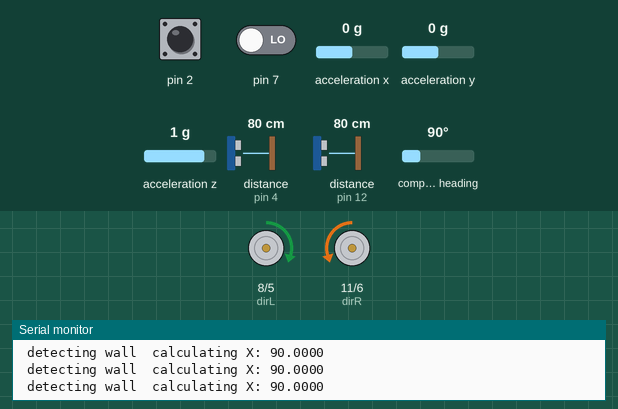
Bench run of a sketch on a simulated Arduino Uno, built with avr-gcc and run on an emulated ATmega328P. Shown: direction and speed pins drawn as motors (green arrow = direction pin HIGH = forward, orange = LOW = backward, longer = more drive), the last lines printed to the serial monitor. The test bench sets the inputs (shaded band); at power-on: compass heading 90°, pin 2 HIGH, distance to the obstacle (sensors on pin 4, pin 12) 80 cm, pin 7 LOW, acceleration x 0 g, acceleration y 0 g, acceleration z 1 g. The echo pulse lasts 58.3 µs per cm.

Above: at 2.2 s.
2.3 s: compass heading set to 22°
3.8 s: compass heading set to 18°
At 4.3 s:
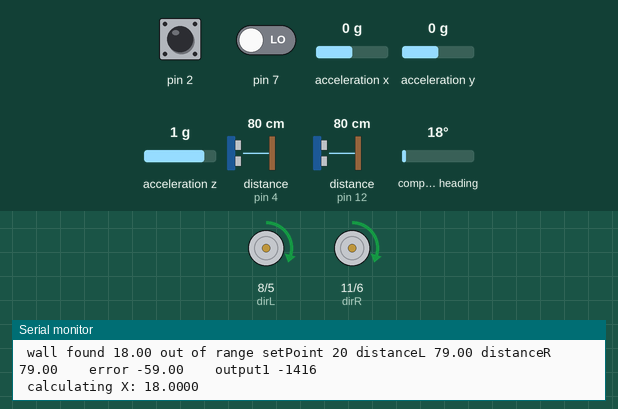
6.8 s: pin 2 pulled LOW for 3.2 s
11.5 s: distance to the obstacle (sensor on pin 4) set to 2 cm
14.5 s: distance to the obstacle (sensor on pin 12) set to 120 cm
At 14.9 s:
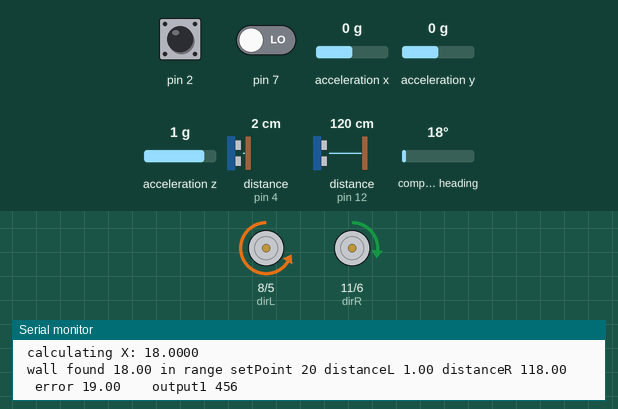
17.5 s: distance to the obstacle (sensor on pin 4) set to 18 cm
At 17.9 s:
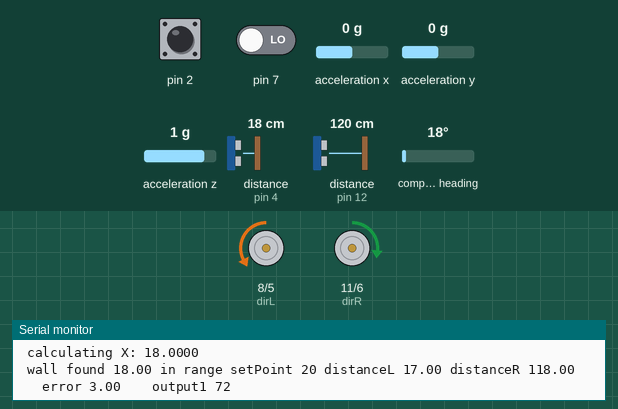
Timing chart, 0 to 21.5 s (numbered marks = the images above; inputs shaded):
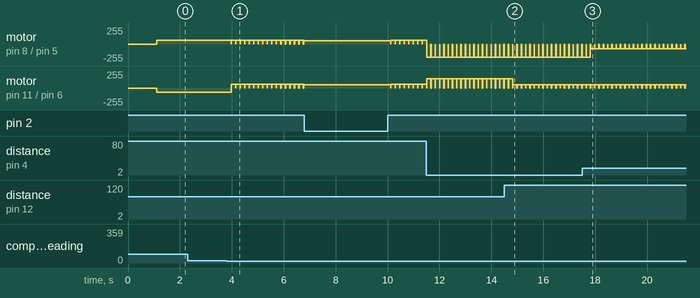

Measured:
- the behaviour switches between 20 and 19° on compass heading (found by bisection; images 0 and 1)
- after the input at 3.8 s, motor on pin 8 (dirL) / pin 5 (pwmL), motor on pin 11 (dirR) / pin 6 (pwmR): alternates forward 60/255 for 0.16 s and stopped for 0.01 s, starting after 0.17 s

The sketch:

pid.ino
```cpp
#include <Wire.h>
#include <Adafruit_Sensor.h>
#include <Adafruit_BNO055.h>
#include <utility/imumaths.h>

Adafruit_BNO055 bno = Adafruit_BNO055(55);

//ultrasonics sensor
#define echoPinR 12
#define trigPinR 3
#define echoPinL 4
#define trigPinL 9
#define pwmL 5
#define dirL 8
#define pwmR 6
#define dirR 11

int speed = 60;
int range = 50;

// defines variables
long durationR, durationL;
double distanceR, distanceL;

//PID constants
double kp = 24;
double ki = 0;
double kd = 0;

unsigned long currentTime, previousTime;
double elapsedTime;
double error, errorR;
double lastError, lastErrorR;
int output1, output2, setPoint;
double cumError, rateError, rateErrorR;

void setup() {
  setPoint = 20;                      //set point is 20cm distance
  //motor signal pins
  pinMode(pwmR, OUTPUT);
  pinMode(dirR, OUTPUT);
  pinMode(pwmL, OUTPUT);
  pinMode(dirL, OUTPUT);
  //US sensor pins
  pinMode(trigPinR, OUTPUT);
  pinMode(echoPinR, INPUT);
  pinMode(trigPinL, OUTPUT);
  pinMode(echoPinL, INPUT);
  Serial.begin(9600);
  //imu
  Serial.println("Orientation Sensor Test"); Serial.println("");
  /* Initialise the sensor */
  if(!bno.begin())
  {
    /* There was a problem detecting the BNO055 ... check your connections */
    Serial.print("Ooops, no BNO055 detected ... Check your wiring or I2C ADDR!");
    while(1);
  }
  delay(1000);
  bno.setExtCrystalUse(true);
  //interrupt for making 2 point contact
  pinMode(2, INPUT_PULLUP);
  attachInterrupt(digitalPinToInterrupt(2), blink, LOW);
}

void loop() {

  wall_finder();
}

//First stage of Aligning i.e. finding wall
void wall_finder(){

  double Q = angle();
  if ((20 > Q) && (Q > 3)){

    analogWrite(pwmL, 0);
    digitalWrite(dirL, HIGH);
    analogWrite(pwmR, 0);
    digitalWrite(dirR, HIGH);
    delay(2);
    Serial.print(" wall found ");
    Serial.print(Q);
    PID();
  }

  else{
    analogWrite(pwmL, speed);
    digitalWrite(dirL, HIGH);
    analogWrite(pwmR, speed);
    digitalWrite(dirR, LOW);
    delay(2);
    Serial.print(" detecting wall ");
    delay(10);
  }
}
//Second stage of Aligning i.e aligning bot perpendicular to wall
void PID() {
  double distanceL = distL ();
  double distanceR = distR ();
  distanceR = constrain(distanceR, 0, 2000);
  distanceL = constrain(distanceL, 0, 2000);
  output1 = computePIDL(distanceL);
  output2 = computePIDR(distanceR);

  if ((distanceR > range+10) && (distanceL > range+10))//forward
  {
    analogWrite(pwmL, speed);
    digitalWrite(dirL, HIGH);
    analogWrite(pwmR, speed);
    digitalWrite(dirR, HIGH);
    delay(2);
    Serial.print(" out of range ");
  }
  else{

    if (output2 >= 0){
      analogWrite(pwmR, output2);
      digitalWrite(dirR, LOW);
    }
    else{
      analogWrite(pwmR, -output2);
      digitalWrite(dirR, HIGH);
    }

    if (output1 >= 0){
      analogWrite(pwmL, output1);
      digitalWrite(dirL, LOW);
    }
    else{
      analogWrite(pwmL, -output1);
      digitalWrite(dirL, HIGH);
    }
    Serial.print(" in range ");

  }
   Serial.print("setPoint ");Serial.print(setPoint);Serial.print(" distanceL ");Serial.print(distanceL);Serial.print(" distanceR ");Serial.print(distanceR);Serial.print("  ");Serial.print("  ");Serial.print("error ");Serial.print(error);
   Serial.print("  ");Serial.print("  ");Serial.print("output1 ");Serial.println(output1);
}

//3rd stage of aligning ie.e bot moves forward to make 2 point contact
void blink() {
  analogWrite(pwmL, 50);
  digitalWrite(dirL, HIGH);
  analogWrite(pwmR, 50);
  digitalWrite(dirR, HIGH);
  delay(2);
  Serial.println(" interrupt ");
  //2 point contact made successfully
  while (digitalRead(7) == 1){
    analogWrite(pwmL, 0);
    digitalWrite(dirL, HIGH);
    analogWrite(pwmR, 0);
    digitalWrite(dirR, HIGH);
    Master_Shutdown();
  }
     // to stop all other codes
}

//Fourth and last stage i.e. shutdown

void Master_Shutdown(void)
{
  analogWrite(pwmR, 0);
  analogWrite(pwmL, 0);
}

//All the functions for calculations

long distL () {
  digitalWrite(trigPinL, LOW);                    //Left trigger
  delayMicroseconds(2);
  digitalWrite(trigPinL, HIGH);
  delayMicroseconds(10);
  digitalWrite(trigPinL, LOW);

  durationL = pulseIn(echoPinL, HIGH);            // Reads the echoPin, returns the sound wave travel time in microseconds
  long L = durationL * 0.034 / 2;
  return L;
}

double computePIDL(double distanceL){


  currentTime = millis();                         //get current time
  elapsedTime = currentTime - previousTime;       //compute time elapsed from previous computation

  error = setPoint - distanceL;                   // determine error
  cumError += error * elapsedTime;                // compute integral
  rateError = (error - lastError)/elapsedTime;    // compute derivative

  double output1 = kp*error + ki*cumError + kd*rateError; //PID output

  lastError = error;                              //remember current error
  previousTime = currentTime;                     //remember current time

  return output1;                                 //have function return the PID output
}


long distR () {

  digitalWrite(trigPinR, LOW);                    //right trigger
  delayMicroseconds(2);
  digitalWrite(trigPinR, HIGH);                   // Sets the trigPin HIGH (ACTIVE) for 10 microseconds
  delayMicroseconds(10);
  digitalWrite(trigPinR, LOW);

  durationR = pulseIn(echoPinR, HIGH);
  long R = durationR * 0.034 / 2;                 // Speed of sound wave divided by 2 (go and back)
  return R;
}

double computePIDR(double distanceR){
  errorR = setPoint - distanceR;                  // determine error
  cumError += error * elapsedTime;                // compute integral
  rateErrorR = (errorR - lastErrorR)/elapsedTime; // compute derivative

  double output2 = kp*errorR + ki*cumError + kd*rateErrorR; //PID output

  lastErrorR = errorR;                            //remember current error
  previousTime = currentTime;                     //remember current time

  return output2;                                 //have function return the PID output
}

double angle(){

  Serial.print(" calculating ");
  sensors_event_t event;
  bno.getEvent(&event);

  /* Display the floating point data */
  Serial.print("X: ");
  Serial.println(event.orientation.x, 4);

  delay(100);
  return event.orientation.x;
}
```
